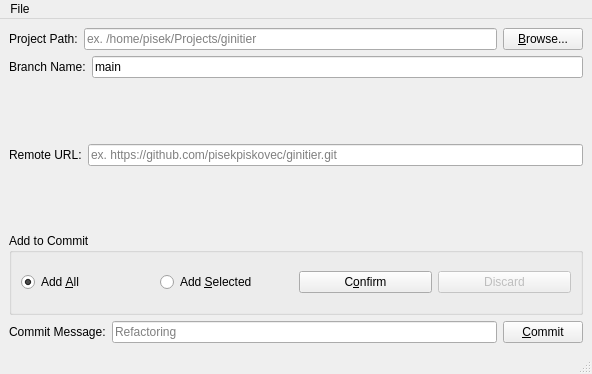
<?xml version="1.0" encoding="UTF-8"?>
<ui version="4.0">
 <class>MainWindow</class>
 <widget class="QMainWindow" name="MainWindow">
  <property name="geometry">
   <rect>
    <x>0</x>
    <y>0</y>
    <width>592</width>
    <height>374</height>
   </rect>
  </property>
  <property name="windowTitle">
   <string>GIniTier</string>
  </property>
  <property name="windowIcon">
   <iconset theme="git"/>
  </property>
  <widget class="QWidget" name="centralwidget">
   <layout class="QVBoxLayout" name="verticalLayout">
    <item>
     <layout class="QGridLayout" name="glProjectPath">
      <item row="0" column="0">
       <widget class="QLabel" name="lProjectPath">
        <property name="text">
         <string>Project Path:</string>
        </property>
       </widget>
      </item>
      <item row="0" column="1">
       <widget class="QLineEdit" name="leProjectPath">
        <property name="placeholderText">
         <string>ex. /home/pisek/Projects/ginitier</string>
        </property>
       </widget>
      </item>
      <item row="0" column="2">
       <widget class="QPushButton" name="pbProjectPath">
        <property name="text">
         <string>&amp;Browse...</string>
        </property>
       </widget>
      </item>
     </layout>
    </item>
    <item>
     <layout class="QFormLayout" name="flProjectPranch">
      <item row="0" column="0">
       <widget class="QLabel" name="lProjectBranch">
        <property name="text">
         <string>Branch Name:</string>
        </property>
       </widget>
      </item>
      <item row="0" column="1">
       <widget class="QLineEdit" name="leProjectBranch">
        <property name="text">
         <string>main</string>
        </property>
        <property name="placeholderText">
         <string>main</string>
        </property>
       </widget>
      </item>
     </layout>
    </item>
    <item>
     <layout class="QFormLayout" name="flProjectURL">
      <item row="0" column="0">
       <widget class="QLabel" name="lProjectURL">
        <property name="text">
         <string>Remote URL:</string>
        </property>
       </widget>
      </item>
      <item row="0" column="1">
       <widget class="QLineEdit" name="leProjectURL">
        <property name="placeholderText">
         <string>ex. https://github.com/pisekpiskovec/ginitier.git</string>
        </property>
       </widget>
      </item>
     </layout>
    </item>
    <item>
     <widget class="QGroupBox" name="gbGitAdd">
      <property name="title">
       <string>Add to Commit</string>
      </property>
      <layout class="QVBoxLayout" name="verticalLayout_2">
       <item>
        <layout class="QGridLayout" name="gridLayout">
         <item row="0" column="0">
          <widget class="QRadioButton" name="rbGitAddAll">
           <property name="text">
            <string>Add &amp;All</string>
           </property>
           <property name="checkable">
            <bool>true</bool>
           </property>
           <property name="checked">
            <bool>true</bool>
           </property>
           <property name="autoRepeat">
            <bool>false</bool>
           </property>
          </widget>
         </item>
         <item row="0" column="1">
          <widget class="QRadioButton" name="radioButton_2">
           <property name="text">
            <string>Add &amp;Selected</string>
           </property>
           <property name="checkable">
            <bool>false</bool>
           </property>
          </widget>
         </item>
         <item row="0" column="2">
          <widget class="QPushButton" name="pbGitAddConfirm">
           <property name="text">
            <string>C&amp;onfirm</string>
           </property>
          </widget>
         </item>
         <item row="0" column="3">
          <widget class="QPushButton" name="pbGitAddDiscard">
           <property name="enabled">
            <bool>false</bool>
           </property>
           <property name="text">
            <string>Discard</string>
           </property>
          </widget>
         </item>
        </layout>
       </item>
      </layout>
     </widget>
    </item>
    <item>
     <layout class="QGridLayout" name="gridLayout_2">
      <item row="0" column="0">
       <widget class="QLabel" name="lCommitMessage">
        <property name="text">
         <string>Commit Message:</string>
        </property>
       </widget>
      </item>
      <item row="0" column="1">
       <widget class="QLineEdit" name="leCommitMessage">
        <property name="placeholderText">
         <string>Refactoring</string>
        </property>
       </widget>
      </item>
      <item row="0" column="2">
       <widget class="QPushButton" name="pbCommit">
        <property name="text">
         <string>&amp;Commit</string>
        </property>
       </widget>
      </item>
     </layout>
    </item>
   </layout>
  </widget>
  <widget class="QMenuBar" name="menubar">
   <property name="geometry">
    <rect>
     <x>0</x>
     <y>0</y>
     <width>592</width>
     <height>23</height>
    </rect>
   </property>
   <widget class="QMenu" name="menuFile">
    <property name="title">
     <string>File</string>
    </property>
    <addaction name="actionQuit"/>
   </widget>
   <addaction name="menuFile"/>
  </widget>
  <widget class="QStatusBar" name="statusbar"/>
  <action name="actionQuit">
   <property name="icon">
    <iconset theme="QIcon::ThemeIcon::ApplicationExit"/>
   </property>
   <property name="text">
    <string>&amp;Quit</string>
   </property>
   <property name="shortcut">
    <string>Ctrl+Q</string>
   </property>
   <property name="menuRole">
    <enum>QAction::MenuRole::QuitRole</enum>
   </property>
  </action>
 </widget>
 <resources/>
 <connections>
  <connection>
   <sender>actionQuit</sender>
   <signal>triggered()</signal>
   <receiver>MainWindow</receiver>
   <slot>close()</slot>
   <hints>
    <hint type="sourcelabel">
     <x>-1</x>
     <y>-1</y>
    </hint>
    <hint type="destinationlabel">
     <x>399</x>
     <y>196</y>
    </hint>
   </hints>
  </connection>
 </connections>
</ui>
